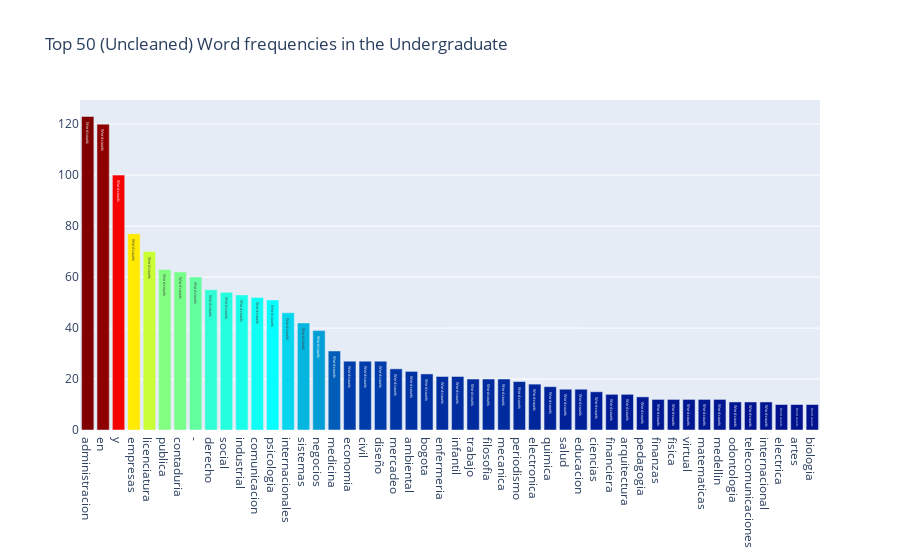

Here is the notebook cell this chart was saved with:
### Code cell
all_words = df1['undergraduate'].str.split(expand=True).unstack().value_counts()
data = [go.Bar(
            x = all_words.index.values[2:50],
            y = all_words.values[2:50],
            marker= dict(colorscale='Jet',
                         color = all_words.values[2:100]
                        ),
            text='Word counts'
    )]

layout = go.Layout(
    title='Top 50 (Uncleaned) Word frequencies in the Undergraduate'
)

fig = go.Figure(data=data, layout=layout)

py.iplot(fig, filename='basic-bar')

### Figure 1 — Plotly figure (JSON) as saved in the notebook; plotly's stock layout.template omitted (floating-point values rounded to 4 significant figures)
{"data": [{"marker": {"color": [123, 120, 100, 77, 70, 63, 62, 60, 55, 54, 53, 52, 51, 46, 42, 39, 31, 27, 27, 27, 24, 23, 22, 21, 21, 20, 20, 20, 19, 18, 17, 16, 16, 15, 14, 14, 13, 12, 12, 12, 12, 12, 11, 11, 11, 10, 10, 10, 10, 10, 9, 9, 8, 8, 8, 8, 8, 7, 7, 7, 7, 7, 6, 6, 6, 6, 6, 6, 6, 6, 5, 5, 5, 5, 5, 5, 5, 5, 5, 5, 5, 4, 4, 4, 4, 4, 4, 4, 4, 4, 4, 4, 4, 4, 3, 3, 3, 3], "colorscale": [[0, "rgb(0,0,131)"], [0.2, "rgb(0,60,170)"], [0.4, "rgb(5,255,255)"], [0.6, "rgb(255,255,0)"], [0.8, "rgb(250,0,0)"], [1, "rgb(128,0,0)"]]}, "text": "Word counts", "type": "bar", "x": ["administracion", "en", "y", "empresas", "licenciatura", "publica", "contaduria", "-", "derecho", "social", "industrial", "comunicacion", "psicologia", "internacionales", "sistemas", "negocios", "medicina", "economia", "civil", "diseño", "mercadeo", "ambiental", "bogota", "enfermeria", "infantil", "trabajo", "filosofia", "mecanica", "periodismo", "electronica", "quimica", "salud", "educacion", "ciencias", "financiera", "arquitectura", "pedagogia", "finanzas", "fisica", "virtual", "matematicas", "medellin", "odontologia", "telecomunicaciones", "internacional", "electrica", "artes", "biologia"], "y": [123, 120, 100, 77, 70, 63, 62, 60, 55, 54, 53, 52, 51, 46, 42, 39, 31, 27, 27, 27, 24, 23, 22, 21, 21, 20, 20, 20, 19, 18, 17, 16, 16, 15, 14, 14, 13, 12, 12, 12, 12, 12, 11, 11, 11, 10, 10, 10]}], "layout": {"title": {"text": "Top 50 (Uncleaned) Word frequencies in the Undergraduate"}, "xaxis": {"type": "category", "range": [-0.5, 47.5], "autorange": true}, "yaxis": {"type": "linear", "range": [0, 129.5], "autorange": true}, "autosize": true}}
